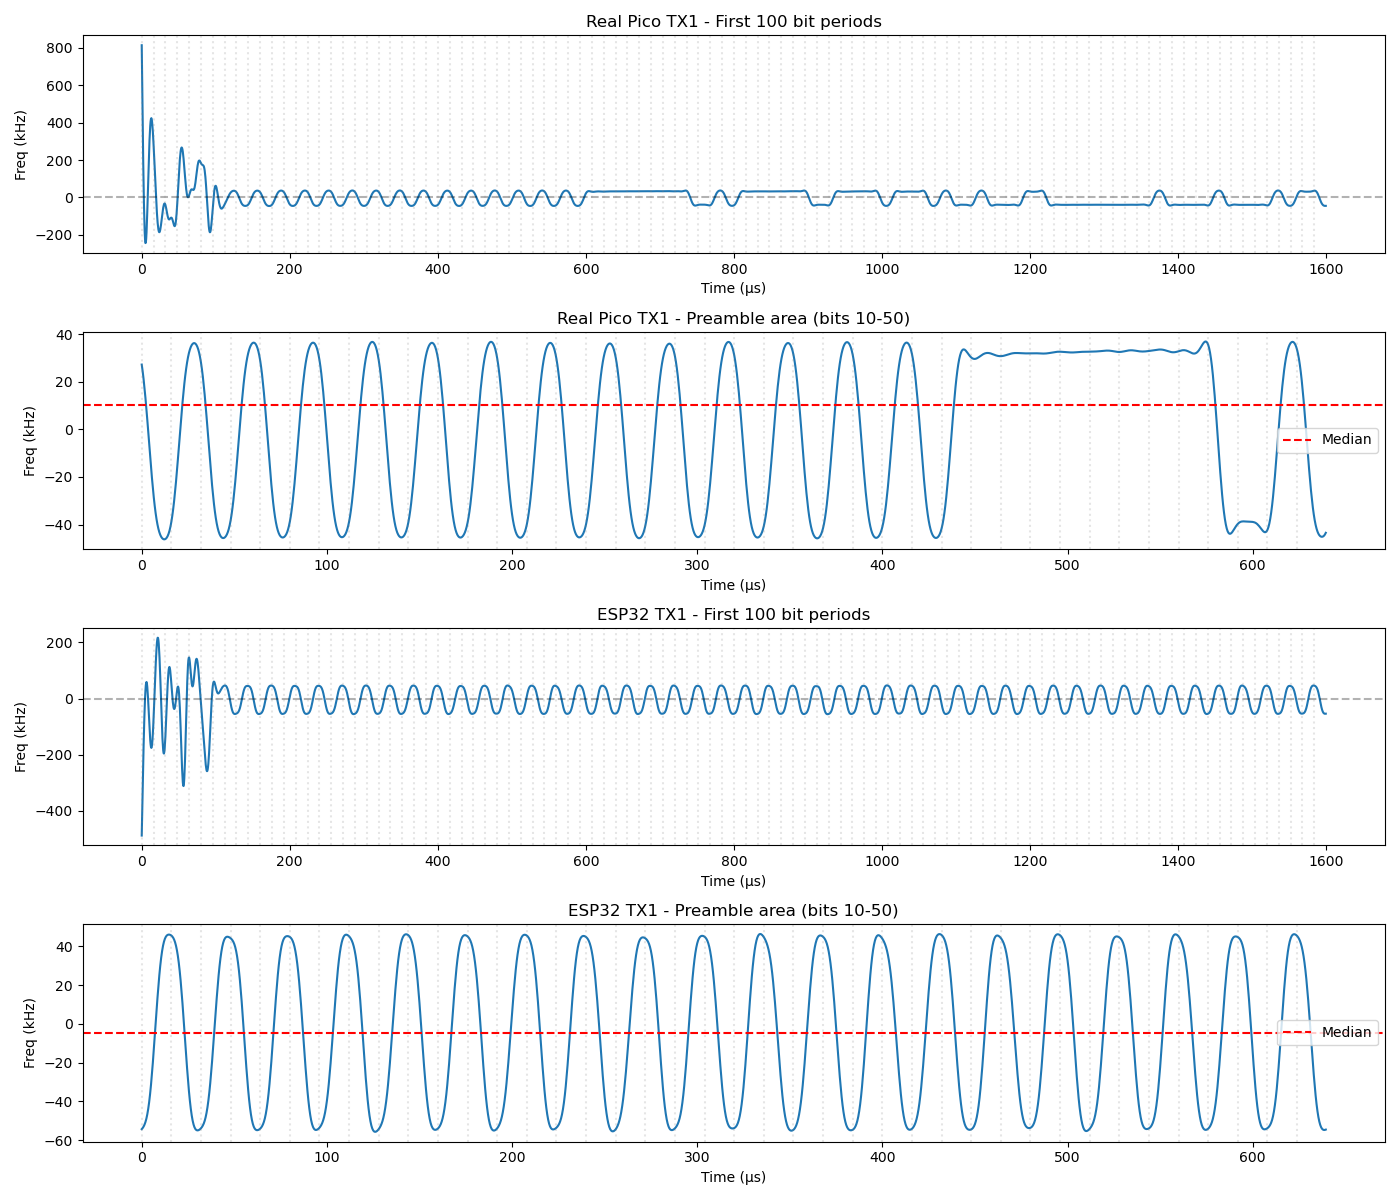

The script that saved this image:
#!/usr/bin/env python3
"""Analyze bit timing in captures."""

import sys
import numpy as np
from scipy import signal as scipy_signal
import matplotlib
matplotlib.use('Agg')
import matplotlib.pyplot as plt

SAMPLE_RATE = 2_000_000
BIT_RATE = 62_500
SAMPLES_PER_BIT = SAMPLE_RATE / BIT_RATE  # 32

def load_cu8(filename):
    data = np.fromfile(filename, dtype=np.uint8)
    iq = data[::2].astype(np.float32) - 127.5 + 1j * (data[1::2].astype(np.float32) - 127.5)
    return iq

def find_transmissions(iq, threshold_factor=6.0, min_duration_ms=3.0):
    mag = np.abs(iq)
    noise_samples = min(50000, len(mag) // 10)
    noise_mean = np.mean(mag[:noise_samples])
    noise_std = np.std(mag[:noise_samples])
    threshold = noise_mean + threshold_factor * noise_std

    above = mag > threshold
    diff = np.diff(above.astype(int))
    starts = np.where(diff == 1)[0]
    ends = np.where(diff == -1)[0]

    if len(starts) == 0:
        return []

    if above[0]:
        starts = np.concatenate([[0], starts])
    if above[-1]:
        ends = np.concatenate([ends, [len(above) - 1]])

    min_samples = int(min_duration_ms * SAMPLE_RATE / 1000)
    txs = []
    for start, end in zip(starts, ends):
        if end - start >= min_samples:
            txs.append((int(start), int(end)))

    return txs

def demodulate_fsk(iq):
    phase = np.unwrap(np.angle(iq))
    freq = np.diff(phase) * SAMPLE_RATE / (2 * np.pi)
    b, a = scipy_signal.butter(4, 80000 / (SAMPLE_RATE / 2), btype='low')
    freq_filt = scipy_signal.filtfilt(b, a, freq)
    return freq_filt

def main():
    if len(sys.argv) < 3:
        print("Usage: bit_timing.py <real.cu8> <esp32.cu8>")
        sys.exit(1)

    real_iq = load_cu8(sys.argv[1])
    esp32_iq = load_cu8(sys.argv[2])

    real_txs = find_transmissions(real_iq)
    esp32_txs = find_transmissions(esp32_iq)

    fig, axes = plt.subplots(4, 1, figsize=(14, 12))

    # Real Pico first transmission - first 200 bits worth
    start, end = real_txs[0]
    pad_start = max(0, start - 200)
    segment = real_iq[pad_start:pad_start + int(200 * SAMPLES_PER_BIT)]
    freq = demodulate_fsk(segment)

    # First 100 bits
    samples = int(100 * SAMPLES_PER_BIT)
    time_us = np.arange(len(freq[:samples])) / SAMPLE_RATE * 1e6

    ax = axes[0]
    ax.plot(time_us, freq[:samples]/1000)
    ax.set_title('Real Pico TX1 - First 100 bit periods')
    ax.set_xlabel('Time (µs)')
    ax.set_ylabel('Freq (kHz)')
    ax.axhline(0, color='k', linestyle='--', alpha=0.3)
    # Add bit period markers
    for i in range(100):
        bit_time = i * SAMPLES_PER_BIT / SAMPLE_RATE * 1e6
        ax.axvline(bit_time, color='gray', linestyle=':', alpha=0.2)

    # Zoom into preamble area (bits 10-50)
    ax = axes[1]
    zoom_start = int(10 * SAMPLES_PER_BIT)
    zoom_end = int(50 * SAMPLES_PER_BIT)
    zoom_time = np.arange(zoom_end - zoom_start) / SAMPLE_RATE * 1e6
    ax.plot(zoom_time, freq[zoom_start:zoom_end]/1000)
    ax.set_title('Real Pico TX1 - Preamble area (bits 10-50)')
    ax.set_xlabel('Time (µs)')
    ax.set_ylabel('Freq (kHz)')
    ax.axhline(np.median(freq[zoom_start:zoom_end])/1000, color='r', linestyle='--', label='Median')
    ax.legend()
    for i in range(40):
        bit_time = i * SAMPLES_PER_BIT / SAMPLE_RATE * 1e6
        ax.axvline(bit_time, color='gray', linestyle=':', alpha=0.2)

    # ESP32 first transmission
    start, end = esp32_txs[0]
    pad_start = max(0, start - 200)
    segment = esp32_iq[pad_start:pad_start + int(200 * SAMPLES_PER_BIT)]
    freq = demodulate_fsk(segment)

    ax = axes[2]
    ax.plot(time_us, freq[:samples]/1000)
    ax.set_title('ESP32 TX1 - First 100 bit periods')
    ax.set_xlabel('Time (µs)')
    ax.set_ylabel('Freq (kHz)')
    ax.axhline(0, color='k', linestyle='--', alpha=0.3)
    for i in range(100):
        bit_time = i * SAMPLES_PER_BIT / SAMPLE_RATE * 1e6
        ax.axvline(bit_time, color='gray', linestyle=':', alpha=0.2)

    ax = axes[3]
    ax.plot(zoom_time, freq[zoom_start:zoom_end]/1000)
    ax.set_title('ESP32 TX1 - Preamble area (bits 10-50)')
    ax.set_xlabel('Time (µs)')
    ax.set_ylabel('Freq (kHz)')
    ax.axhline(np.median(freq[zoom_start:zoom_end])/1000, color='r', linestyle='--', label='Median')
    ax.legend()
    for i in range(40):
        bit_time = i * SAMPLES_PER_BIT / SAMPLE_RATE * 1e6
        ax.axvline(bit_time, color='gray', linestyle=':', alpha=0.2)

    plt.tight_layout()
    plt.savefig('~/lutron-tools/lutron-tools/rf/bit_timing.png', dpi=100)
    print("Saved bit timing plot to rf/bit_timing.png")

    # Also print raw frequency values at bit centers
    print("\n=== Real Pico bit center frequencies (first 60 bits) ===")
    segment = real_iq[pad_start:pad_start + int(200 * SAMPLES_PER_BIT)]
    freq = demodulate_fsk(real_iq[real_txs[0][0]-200:real_txs[0][0]+int(200*SAMPLES_PER_BIT)])
    threshold = np.median(freq)
    print(f"Threshold: {threshold/1000:.1f} kHz")
    bits = []
    for i in range(60):
        center = int((i + 0.5) * SAMPLES_PER_BIT)
        if center < len(freq):
            f = freq[center]
            bit = 1 if f > threshold else 0
            bits.append(str(bit))
    print(f"Bits: {''.join(bits)}")

    print("\n=== ESP32 bit center frequencies (first 60 bits) ===")
    freq = demodulate_fsk(esp32_iq[esp32_txs[0][0]-200:esp32_txs[0][0]+int(200*SAMPLES_PER_BIT)])
    threshold = np.median(freq)
    print(f"Threshold: {threshold/1000:.1f} kHz")
    bits = []
    for i in range(60):
        center = int((i + 0.5) * SAMPLES_PER_BIT)
        if center < len(freq):
            f = freq[center]
            bit = 1 if f > threshold else 0
            bits.append(str(bit))
    print(f"Bits: {''.join(bits)}")

if __name__ == "__main__":
    main()
